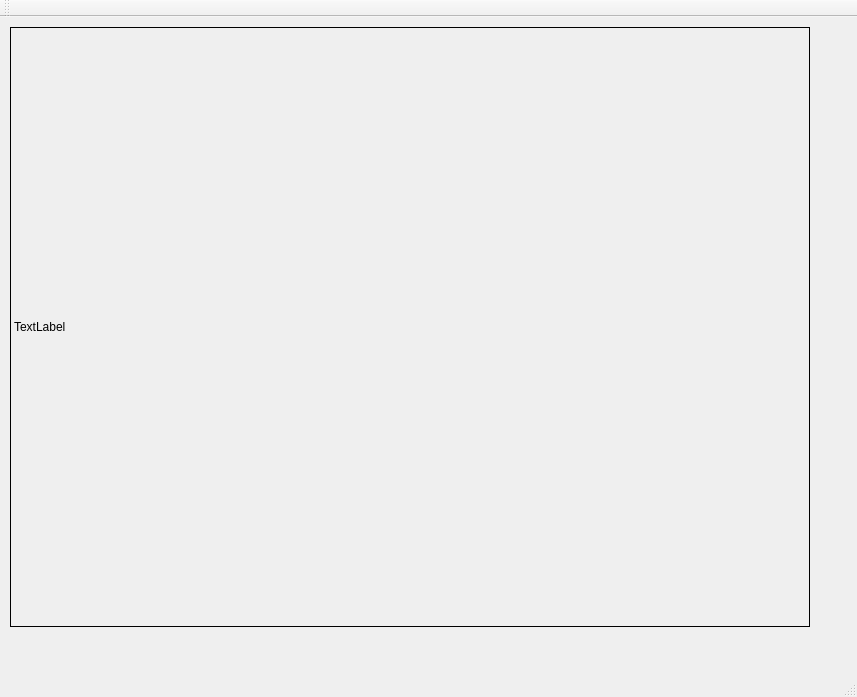
<?xml version="1.0" encoding="UTF-8"?>
<ui version="4.0">
 <class>MainWindow</class>
 <widget class="QMainWindow" name="MainWindow">
  <property name="geometry">
   <rect>
    <x>0</x>
    <y>0</y>
    <width>857</width>
    <height>697</height>
   </rect>
  </property>
  <property name="windowTitle">
   <string>MainWindow</string>
  </property>
  <widget class="QWidget" name="centralWidget">
   <widget class="QLabel" name="label">
    <property name="geometry">
     <rect>
      <x>10</x>
      <y>10</y>
      <width>800</width>
      <height>600</height>
     </rect>
    </property>
    <property name="frameShape">
     <enum>QFrame::Box</enum>
    </property>
    <property name="text">
     <string>TextLabel</string>
    </property>
   </widget>
  </widget>
  <widget class="QMenuBar" name="menuBar">
   <property name="geometry">
    <rect>
     <x>0</x>
     <y>0</y>
     <width>857</width>
     <height>25</height>
    </rect>
   </property>
  </widget>
  <widget class="QToolBar" name="mainToolBar">
   <attribute name="toolBarArea">
    <enum>TopToolBarArea</enum>
   </attribute>
   <attribute name="toolBarBreak">
    <bool>false</bool>
   </attribute>
  </widget>
  <widget class="QStatusBar" name="statusBar"/>
 </widget>
 <layoutdefault spacing="6" margin="11"/>
 <resources/>
 <connections/>
</ui>
